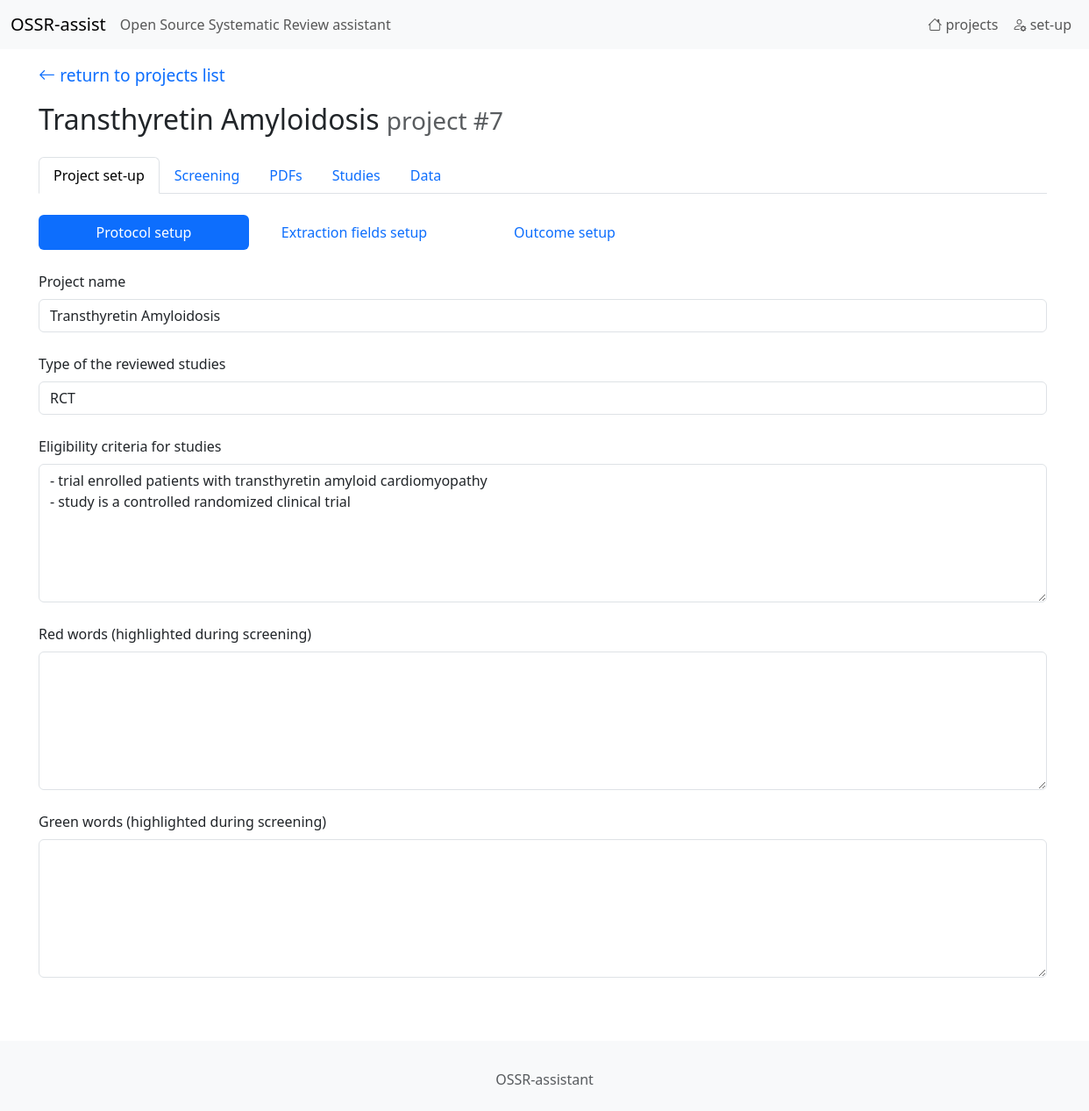
Page /project/edit/7 on the earlier database version.
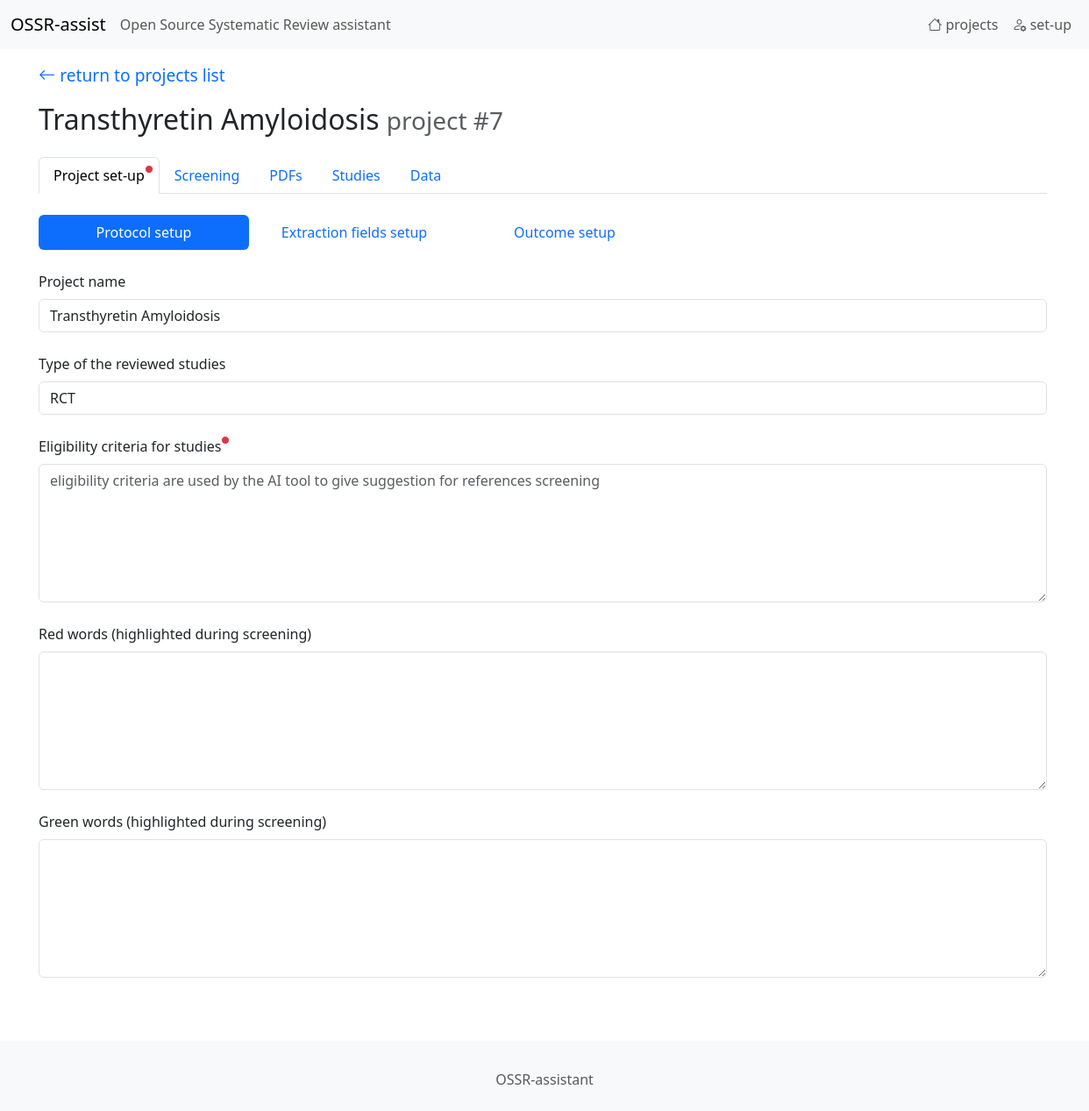
Same page on the later database version.
### tables this page shows
CREATE TABLE "projects"
(
    id                   integer
        constraint projects_pk
            primary key autoincrement,
    name                 TEXT,
    green_words          TEXT default "",
    red_words            TEXT default "",
    eligibility_criteria TEXT default "",
    type_of_study        INT  default 0
, prompt_selection_user TEXT default "", prompt_selection_system TEXT);

### app.py (the view)
@app.route('/project/edit/<int:id>')
def endpoint_project_edit(id):
    return project_edit(id)

### projects.py (called while the page is built)
def project_edit(id):
    sql = "SELECT * FROM projects WHERE id=?"
    project_data = sql_select_fetchone(sql, (id,))
    project_name = project_data['name']
    eligibility_criteria_empty = project_data['eligibility_criteria'] is None or project_data['eligibility_criteria'] == ''
    return render_template('project_setup_1.html', project_id=id, project_data=project_data,
                           TypeOfStudy=TypeOfStudy, project_name=project_name,
                           eligibility_criteria_empty=eligibility_criteria_empty)

### utils.py (called while the page is built)
def get_db_connection():
    conn = sqlite3.connect(DB_PATH)
    conn.row_factory = sqlite3.Row  # Pour avoir les résultats sous forme de dictionnaire
    return conn

def sql_select_fetchone(sql, parameters):
    with get_db_connection() as con:
        cur = con.cursor()
        res = cur.execute(sql, parameters)
        r = res.fetchone()
    return r

### templates/project_setup_1.html (shortened to what this page needs)
{% extends 'base.html' %}
{%  block content %}
    {%  set page = 'setup' %}
    {% include '_navbar1.html' %}
    <div class="mb-3">
        <ul class="nav nav-pills">
            <li class="nav-item">
                <a class="nav-link active" href="/project/edit/{{ project_id }}"
                   style="width: 15rem; text-align: center;">Protocol setup</a>
            </li>
            <li class="nav-item">
                <a class="nav-link " href="/project/update_fields/{{ project_id }}"
                   style="width: 15rem; text-align: center;">Extraction fields setup</a>
            </li>
            <li class="nav-item">
                <a class="nav-link " href="/outcomes/setup/{{ project_id }}"
                   style="width: 15rem; text-align: center;">Outcome setup</a>
            </li>
        </ul>
    </div>
<form class="mt-4">
<div class="mb-4">
    <label for="name" class="form-label">Project name</label>
    <input type="text" class="form-control" id="name" name="name" value="{{ project_data["name"] }}" hx-post="/project/update_field/{{ project_id }}/name" hx-trigger="change" hx-target="#name_info" hx-swap="innerHTML"/>
</div>
<div class="mb-4">
    <label for="type_of_study" class="form-label">Type of the reviewed studies</label>
    <select class="form-control" id="type_of_study" name="type_of_study" value="{{ project_data["type_of_study"] }}" hx-post="/project/update_field/{{ project_id }}/type_of_study" hx-trigger="change" hx-target="#type_of_study_info" hx-swap="innerHTML">
        <option value="{{ TypeOfStudy.RCT.value }}" >RCT</option>
    </select>
</div>
<div class="mb-4">
    <label for="eligibility_criteria" class="form-label">
        Eligibility criteria for studies
        {%  if eligibility_criteria_empty %}
            <span class="position-absolute top-n2 start-99 translate-left p-1 bg-danger border border-light rounded-circle">
            </span>
        {% endif %}
    </label>
    <textarea rows="6" class="form-control" id="eligibility_criteria" name="eligibility_criteria"
              placeholder="eligibility criteria are used by the AI tool to give suggestion for references screening"
              hx-post="/project/update_field/{{ project_id }}/eligibility_criteria" hx-trigger="change"
              hx-target="#eligibility_criteria_info" hx-swap="innerHTML">{{ project_data["eligibility_criteria"] }}</textarea>
</div>
<div class="mb-4">
    <label for="red_words" class="form-label">Red words (highlighted during screening)</label>
    <textarea rows="6" class="form-control" id="red_words" name="red_words" hx-post="/project/update_field/{{ project_id }}/red_words" hx-trigger="change" hx-target="#red_words_info" hx-swap="innerHTML">{{ project_data["red_words"] }}</textarea>
</div>
<div class="mb-4">
    <label for="green_words" class="form-label">Green words (highlighted during screening)</label>
    <textarea rows="6" class="form-control" id="green_words" name="green_words" hx-post="/project/update_field/{{ project_id }}/green_words" hx-trigger="change" hx-target="#green_words_info" hx-swap="innerHTML">{{ project_data["green_words"] }}</textarea>
</div>
</form>
{%  endblock %}

### templates/_navbar1.html (shortened to what this page needs)
<p class="mt-3 mb-3">
    <a href="{{ url_for('endpoint_home')}}" class="return_arrow">
    <i class="bi bi-arrow-left"></i> return to projects list
    </a>
</p>
<h2>
    {{ project_name }}
    <small class="text-body-secondary">project #{{ project_id }}</small>
</h2>
<ul class="nav nav-tabs mb-4 mt-4">
  <li class="nav-item">
    <a class="nav-link {% if page=='setup' %}active{% endif %}" href="/project/edit/{{ project_id }}">
        Project set-up
        {%  if eligibility_criteria_empty %}
            <span class="position-absolute top-n2 start-99 translate-left p-1 bg-danger border border-light rounded-circle">
            </span>
        {% endif %}
    </a>
  </li>
  <li class="nav-item">
    <a class="nav-link {% if page=='screening' %}active{% endif %}" href="/records/list/{{ project_id }}/1">Screening</a>
  </li>
  <li class="nav-item">
    <a class="nav-link {% if page=='pdf' %}active{% endif %}" href="/pdfs/list/{{ project_id }}">PDFs</a>
  </li>
  <li class="nav-item">
    <a class="nav-link {% if page=='studies' %}active{% endif %}" href="/studies/list/{{ project_id }}">Studies</a>
  </li>
  <li class="nav-item">
    <a class="nav-link {% if page=='data' %}active{% endif %}" href="/data/list1/{{ project_id }}">Data</a>
  </li>
</ul>

Differences in the rows shown:
changed projects "Transthyretin Amyloidosis": eligibility_criteria "- trial enrolled patients with transthyretin amyloid cardiomyopathy - study is a controlled randomized clinical trial" → (not shown)
Other differences:
form field eligibility_criteria: (not shown) → "eligibility criteria are used by the AI tool to give suggestion for references screening"
